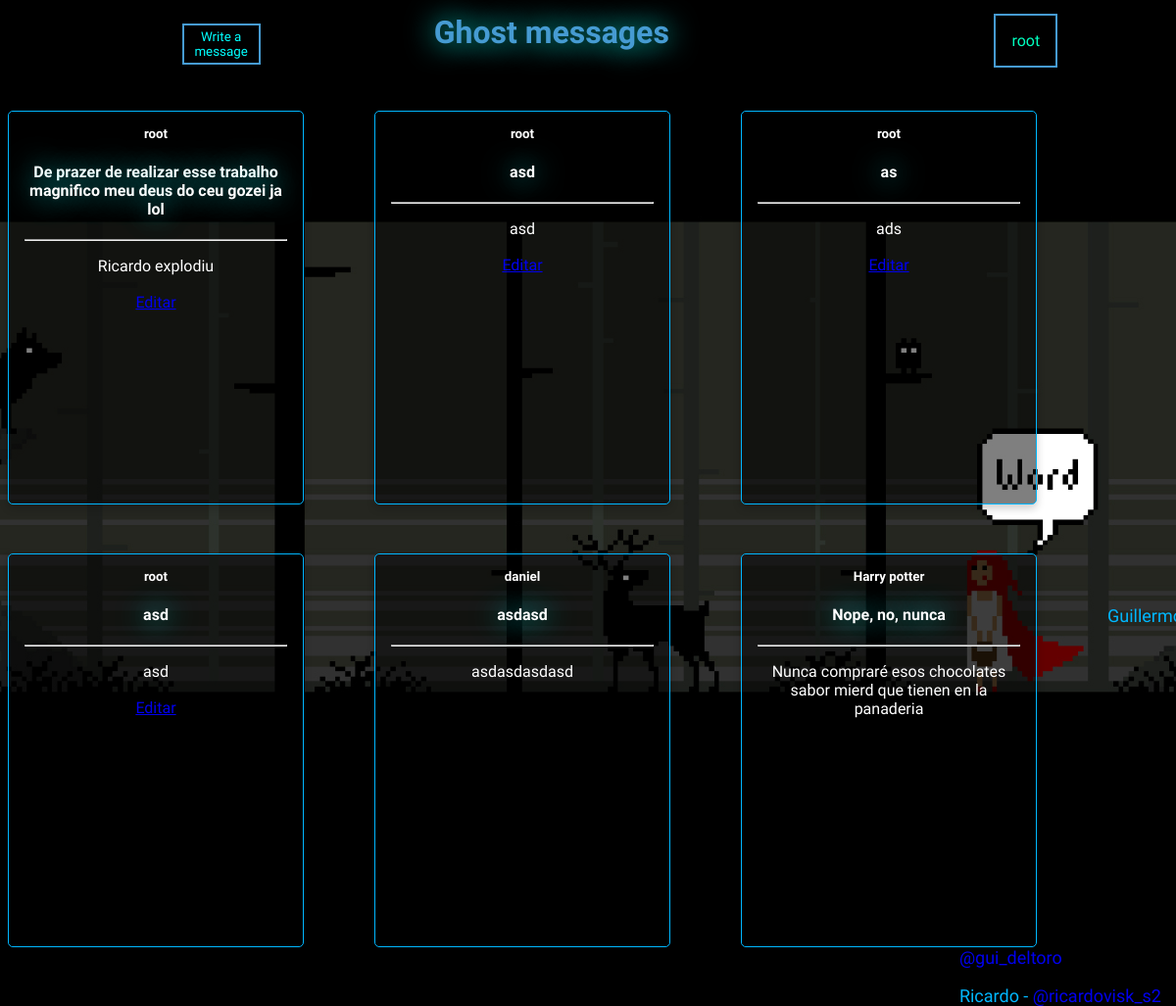
The app's page /Ghost_mensseger/Ghosts.php (signed in) with its own data.
### tables this page shows
CREATE TABLE IF NOT EXISTS `messages` (
  `title` varchar(100) DEFAULT NULL,
  `message` varchar(500) NOT NULL,
  `id_usuario` int(11) NOT NULL,
  `Username` varchar(25) NOT NULL,
  `id_message` int(11) NOT NULL AUTO_INCREMENT,
  PRIMARY KEY (`id_message`),
  KEY `id_usuario` (`id_usuario`),
  KEY `Username` (`Username`)
);

CREATE TABLE IF NOT EXISTS `tb_usuario` (
  `id_usuario` int(11) NOT NULL AUTO_INCREMENT,
  `username` varchar(25) NOT NULL,
  `gmail` varchar(80) NOT NULL,
  `password` varchar(25) NOT NULL,
  PRIMARY KEY (`id_usuario`),
  UNIQUE KEY `gmail` (`gmail`),
  UNIQUE KEY `username` (`username`)
);

### Ghost_mensseger/model/message.php (called while the page is built, shortened)
<?php
class Message {
private  $title;
private $text;
private $id_message;
private $userName;
public function getId_message()
{
return $this->id_message;
}
public function setId_message($id_message)
{
$this->id_message = $id_message;
return $this;
}
public function getText()
{
return $this->text;
}
public function setText($text)
{
$this->text = $text;
return $this;
}
public function getTitle()
{
return $this->title;
}
public function setTitle($title)
{
$this->title = $title;
return $this;
}
public function getUserName()
{
return $this->userName;
}
public function setUserName($userName)
{
$this->userName = $userName;
return $this;
}
}

### Ghost_mensseger/model/register_messages.php (called while the page is built, shortened)
<?php
class RegisterMessages {
    private $usernameReg;
    public function __construct($id, $username="")
    {
        $this->usernameReg = $username;
    }
    public function getUsernameReg()
    {
        return $this->usernameReg;
    }
}

### Ghost_mensseger/DAO/message_DAO.php (called while the page is built, shortened)
<?php
include_once("model/message.php");
include_once("model/register_messages.php");
class MessageDAO {
        private function mapMessages($resultSql) {
            $messages = array();
            foreach ($resultSql as $reg):
                $message = new Message();
                $message->setId_message($reg['id_message']);
                $message->setText($reg['message']);
                $message->setTitle($reg['title']);
                $register = new RegisterMessages($reg['id_usuario'], $reg['Username']);
                $message->setId_usuario($register);
                $message->setUserName($register);
                array_push($messages, $message);
            endforeach;
            return $messages;
        }
    public function showMessage() {
        $conn = conectar_db();
        $sql = MessageDAO::SQL_MESSAGE;
        $stm = $conn->prepare($sql);
        $stm -> execute();
        $result = $stm->fetchAll();
        return $this->mapMessages($result);
    }
}

### Ghost_mensseger/controller/message_controller.php (called while the page is built, shortened)
<?php
include_once("DAO/message_DAO.php");
class MessageController {
    private $messageDAO;
    public function __construct() {
        $this->messageDAO = new MessageDAO();
    }
    public function show() {
        return $this->messageDAO->showMessage();
    }
}

### Ghost_mensseger/view/messages_html.php (the view)
<?php
include_once("model/message.php");
class MessageHTML {
    public static function CardMaking($messages) {
        foreach ($messages as $message):
       echo' <div class="card"> ';
       echo' <div class="container">';
          echo '<p class="username"><b> ' . $message->getUserName()->getUsernameReg() . '</b></p>';
       echo'<h4 id="title">' . $message->getText() . '</h4>
       <hr>';
       echo'<p>' .  $message->getTitle()  . '</p>';
      echo ' </div>';
      if($_SESSION['LoggedUserName'] == $message->getUserName()->getUsernameReg()) {
        echo'<a href="alter_messages.php?id='. $message->getId_message() .'"> Editar </a> ';
      }
    echo '</div> ';
        endforeach;
    }
}

### Ghost_mensseger/Ghosts.php (shortened to what this page needs)
<?php
 include_once ("controller/message_controller.php");
 include_once("view/messages_html.php");
 $nome = "(Sessão expirada)";
if(isset($_SESSION['LoggerUserId']))
    $nome = $_SESSION['LoggedUserName'];
?>
<!DOCTYPE html>
<html lang="en">
<head>
    <link rel="stylesheet" type="text/css" href="style.css?v=<?php echo time(); ?>">
</head>
<body class = "index">
    <div id ="cab">
        <br>
        <div id = "d_esquerda" class ="d_cab">
        <a href="messages.php"> <button class = "botoes" id="writeMessage">  Write a message  </button> </a>
        </div>
        <div id = "d_central" class ="d_cab">
            <h1 id = "h1_cab"> Ghost messages </h1>
        </div>
        <div id = "d_direita" class ="d_cab">
        <div class="dropdown">
        <button id="username"class="dropbtn">
            <?php echo $nome;?>
        </button>
  </div>
</div>
    </div>
<div>
    <div id = "meio">
    <?php
            $messageCont = new messageController();
            $messages = $messageCont->show();
            MessageHTML::CardMaking($messages);
        ?>
    </div>
</div>
    <div id = "rodape">
        <div id= "insta">
            <p id = "p_guille" class = "p_instagram"> Guillermo -  <a  class = "link-as-button" href = "https://www.instagram.com/gui_deltoro/?next=%2F">
                                            @gui_deltoro
                                </a>
                        </p>
            <p id = "p_rick" class = "p_instagram"> Ricardo - <a class = "link-as-button" href = "https://www.instagram.com/ricardovisk_s2/?next=%2F">
                                         @ricardovisk_s2
                                </a>
                        </p>
        </div>
     </div>
</body>
</html>

### Ghost_mensseger/style.css (style rules this page uses)
html { font-family: 'Chakra Petch', sans-serif; }
.index { background-image: url(/Ghost_mensseger/util/mulher.jpg); background-position: center center; margin-top: 3px; background-size: cover; }
.d_cab { height: 80px; position: absolute; top: 1px; text-align: center center; }
#d_central { width: 39%; margin-left: 18%; }
#cab { border-radius: 10px; width: 100%; height: 60px; position: relative; text-align: center; top: -2px; }
#h1_cab { color: #469bd2; text-align: right; margin-top: 12px; text-shadow: 0 0 30px #00ffee; animation-name: h1_cab_anim; animation-duration: 4s; animation-iteration-count: infinite; }
#d_esquerda { float: left; border-bottom: 0px; border-right: 2px; width: 30%; }
#d_direita { float: right; margin-left: 70%; width: 30%; }
.botoes { font-family: 'Chakra Petch', sans-serif; width: 80px; height: 42px; border: solid 2px #469bd2; top: 22px; position: absolute; background-color: black; transition: all 0.2s ease-in-out; }
.link-as-button { text-decoration: #469bd2; }
#meio { width: 100%; height: 560px; text-align: center; }
#insta { height: 50px; width: 250px; margin-left: 82%; user-select: none; cursor: pointer; margin-top: -20px; font-size: 18px; }
#p_guille { margin-top: 15px; color: rgb(0, 183, 255); }
#p_rick { margin-top: 8px; color: rgb(0, 183, 255); }
.p_instagram { animation-name: insta_anim; animation-duration: 4s; animation-iteration-count: infinite; }
.dropbtn { font-family: 'Chakra Petch', sans-serif; width: 80px; height: 42px; border: solid 2px #469bd2; top: 22px; position: absolute; background-color: black; transition: all 0.2s ease-in-out; padding: 16px; font-size: 16px; text-align: center; }
.dropdown { position: relative; display: inline-block; }
#username { width: max-content; height: max-content; text-align: center center; color:rgb(0, 255, 191); margin-top: -25px; }
.card { margin-right: 72px; margin-top: 50px; float: left; background-color: rgb(0, 0, 0, 0.5); height: 400px; width: 300px; border: 1px solid rgb(0, 183, 255); color: white; box-shadow: 0 4px 8px 0 rgba(0,0,0,0.2); transition: 0.3s; border-radius: 5px; }
.username { font-size: smaller; }
.container { padding: 2px 16px; }
#writeMessage { color: cyan; }
#title { text-shadow: 0 0 30px #00ffee; }

### records on screen
messages: id_usuario.username "root", message "De prazer de realizar esse trabalho magnifico meu deus do ceu gozei ja lol", title "Ricardo explodiu"
messages: id_usuario.username "root", message "asd", title "asd"
messages: id_usuario.username "root", message "as", title "ads"
messages: id_usuario.username "root", message "asd", title "asd"
messages: id_usuario.username "daniel", message "asdasd", title "asdasdasdasd"
messages: id_usuario.username "Harry potter", message "Nope, no, nunca", title "Nunca compraré esos chocolates sabor mierd que tienen en la panaderia"

### other values on screen
$nome "root"
